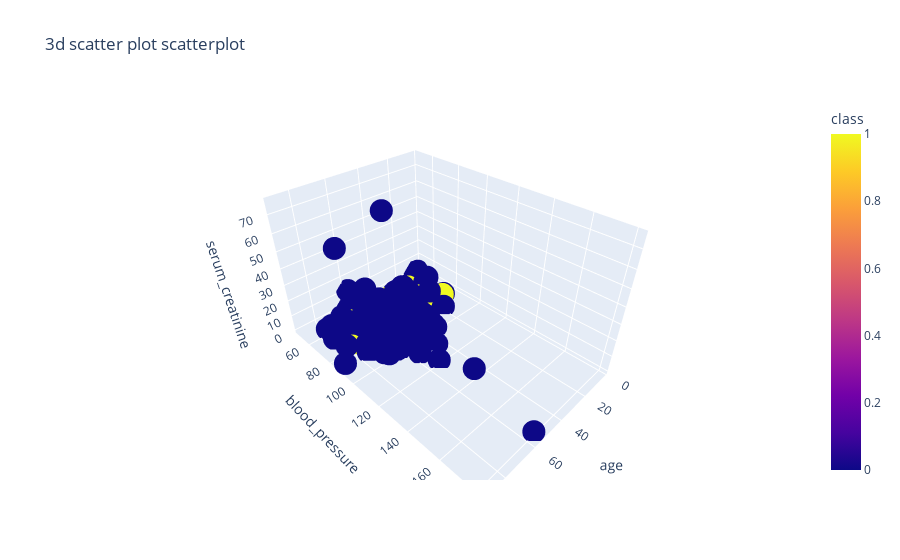

Notebook code cell kept with this figure:
### Code cell
fig = px.scatter_3d(df, x = 'age', y = 'blood_pressure',z = 'serum_creatinine', color = 'class', title = "3d scatter plot scatterplot")
fig.show()

### Figure 1 — Plotly figure (JSON) as saved in the notebook; plotly's stock layout.template omitted (floating-point values rounded to 4 significant figures; data arrays with more than 128 entries replaced by an {"elided": "..."} marker saying what was removed)
{"data": [{"hovertemplate": "age=%{x}<br>blood_pressure=%{y}<br>serum_creatinine=%{z}<br>class=%{marker.color}<extra></extra>", "legendgroup": "", "marker": {"color": {"elided": "400 int values"}, "coloraxis": "coloraxis", "symbol": "circle"}, "mode": "markers", "name": "", "scene": "scene", "showlegend": false, "type": "scatter3d", "x": {"elided": "400 int values"}, "y": {"elided": "400 int values"}, "z": {"elided": "400 float values"}}], "layout": {"coloraxis": {"colorbar": {"title": {"text": "class"}}, "colorscale": [[0, "#0d0887"], [0.1111, "#46039f"], [0.2222, "#7201a8"], [0.3333, "#9c179e"], [0.4444, "#bd3786"], [0.5556, "#d8576b"], [0.6667, "#ed7953"], [0.7778, "#fb9f3a"], [0.8889, "#fdca26"], [1, "#f0f921"]]}, "legend": {"tracegroupgap": 0}, "scene": {"domain": {"x": [0, 1], "y": [0, 1]}, "xaxis": {"title": {"text": "age"}}, "yaxis": {"title": {"text": "blood_pressure"}}, "zaxis": {"title": {"text": "serum_creatinine"}}}, "title": {"text": "3d scatter plot scatterplot"}}}
